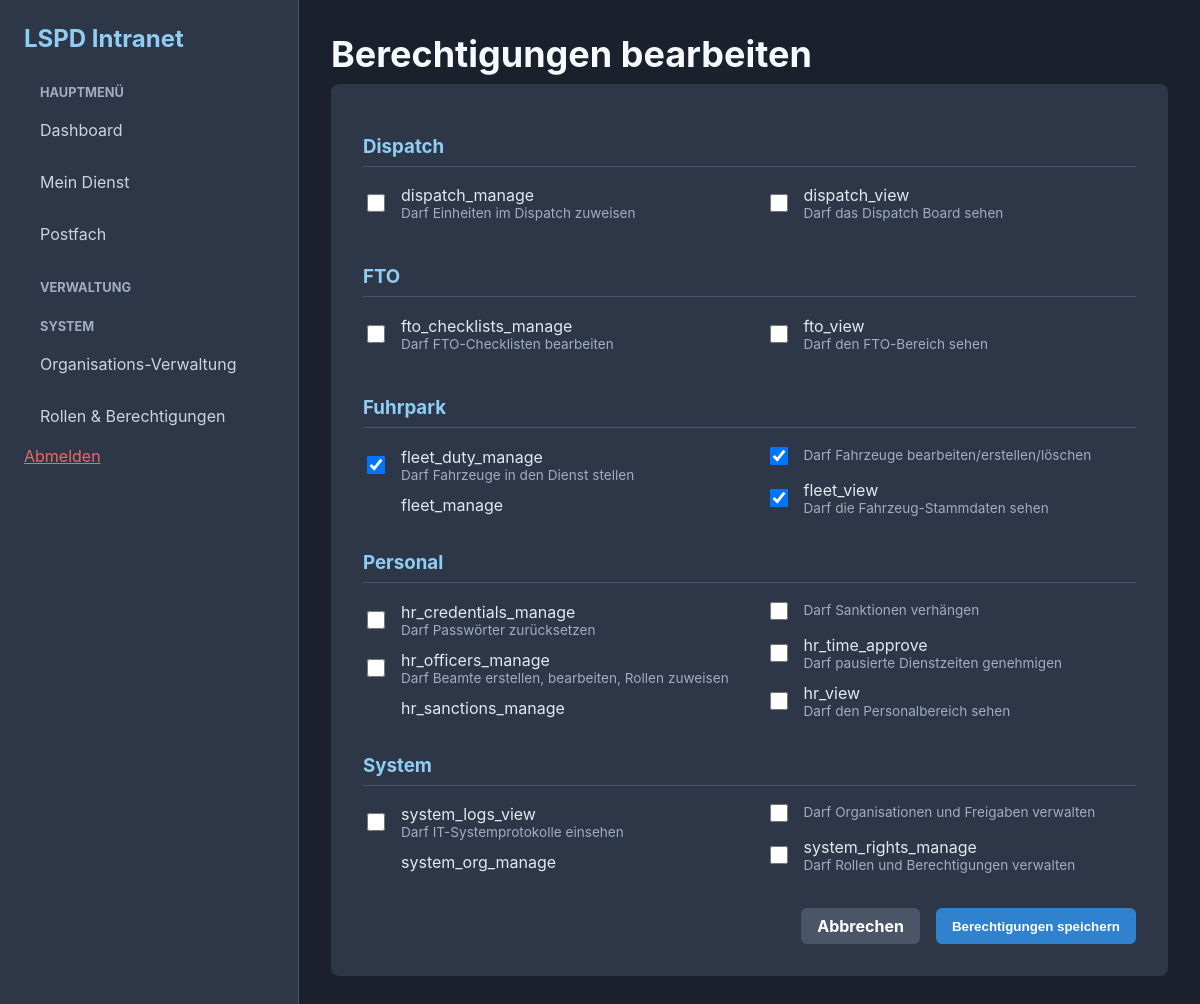
/index.php?page=edit_role_permissions&role_id=4 (signed in), run on the app's committed database.
### tables this page shows
CREATE TABLE `permissions` (
  `id` INT NOT NULL AUTO_INCREMENT,
  `name` VARCHAR(100) NOT NULL UNIQUE,
  `description` VARCHAR(255),
  `category` VARCHAR(50) NOT NULL,
  PRIMARY KEY (`id`)
);

### src/Database.php (called while the page is built, shortened)
<?php
class Database {
    private static $instance = null;
    private $conn;
    private $host = DB_HOST;
    private $db_name = DB_NAME;
    private $username = DB_USER;
    private $password = DB_PASS;
    private $charset = DB_CHARSET;
    private function __construct() {
        $dsn = "mysql:host={$this->host};dbname={$this->db_name};charset={$this->charset}";
        $options = [
            PDO::ATTR_ERRMODE            => PDO::ERRMODE_EXCEPTION,
            PDO::ATTR_DEFAULT_FETCH_MODE => PDO::FETCH_ASSOC,
            PDO::ATTR_EMULATE_PREPARES   => false,
        ];
        try {
            $this->conn = new PDO($dsn, $this->username, $this->password, $options);
        } catch (PDOException $e) {
            die("Database connection failed: " . $e->getMessage());
        }
    }
    public static function getInstance() {
        if (self::$instance == null) {
            self::$instance = new Database();
        }
        return self::$instance;
    }
    public function getConnection() {
        return $this->conn;
    }
}
?>

### src/Roles.php (called while the page is built, shortened)
<?php
require_once __DIR__ . '/Database.php';
class Roles {
    private $db;
    public function __construct() {
        $this->db = Database::getInstance()->getConnection();
    }
    public function getAllPermissions() {
        try {
            $stmt = $this->db->query("SELECT * FROM permissions ORDER BY category, name");
            $permissions = $stmt->fetchAll(PDO::FETCH_ASSOC);
            $grouped = [];
            foreach ($permissions as $p) {
                $grouped[$p['category']][] = $p;
            }
            return $grouped;
        } catch (PDOException $e) {
            error_log("Error fetching all permissions: " . $e->getMessage());
            return [];
        }
    }
    public function getPermissionIdsForRole($roleId) {
        try {
            $stmt = $this->db->prepare("SELECT permission_id FROM role_permissions WHERE role_id = ?");
            $stmt->execute([$roleId]);
            return $stmt->fetchAll(PDO::FETCH_COLUMN);
        } catch (PDOException $e) {
            error_log("Error fetching permissions for role: " . $e->getMessage());
            return [];
        }
    }
}
?>

### pages/edit_role_permissions.php (the view, shortened to what this page needs)
<?php
require_once BASE_PATH . '/src/Roles.php';
$roleId = $_GET['role_id'] ?? null;
$rolesModel = new Roles();
$allPermissions = $rolesModel->getAllPermissions();
$rolePermissions = $rolesModel->getPermissionIdsForRole($roleId);
include_once BASE_PATH . '/templates/header.php';
?>
<div class="form-container">
    <form action="index.php?page=handle_edit_role_permissions" method="POST">
        <?php foreach ($allPermissions as $category => $permissions): ?>
            <div class="permission-category">
                <h3><?php echo htmlspecialchars($category); ?></h3>
                <ul class="permission-list">
                    <?php foreach ($permissions as $permission): ?>
                        <li class="permission-item">
                            <input type="checkbox" name="permissions[]" value="<?php echo $permission['id']; ?>" id="perm-<?php echo $permission['id']; ?>"
                                <?php echo in_array($permission['id'], $rolePermissions) ? 'checked' : ''; ?>>
                            <div>
                                <label for="perm-<?php echo $permission['id']; ?>"><?php echo htmlspecialchars($permission['name']); ?></label>
                                <div class="description"><?php echo htmlspecialchars($permission['description']); ?></div>
                            </div>
                        </li>
                    <?php endforeach; ?>
                </ul>
            </div>
        <?php endforeach; ?>
        <div class="form-actions">
            <a href="index.php?page=system_rights_management" class="button button-secondary">Abbrechen</a>
            <button type="submit" class="button">Berechtigungen speichern</button>
        </div>
    </form>
</div>
<?php
include_once BASE_PATH . '/templates/footer.php';
?>

### public/css/style.css (style rules this page uses)
body { background-color: #1a202c; color: #e2e8f0; font-family: -apple-system, BlinkMacSystemFont, "Segoe UI", Roboto, "Helvetica Neue", Arial, "Noto Sans", sans-serif, "Apple Color Emoji", "Segoe UI Emoji", "Segoe UI Symbol", "Noto Color Emoji"; margin: 0; padding: 0; display: flex; min-height: 100vh; }
.button, button { display: inline-block; padding: 0.5rem 1rem; background-color: #3182ce; color: white; font-weight: bold; text-decoration: none; border: none; border-radius: 0.375rem; cursor: pointer; transition: background-color 0.2s; }
.button-secondary { background-color: #4a5568; }

### pages/edit_role_permissions.php (style rules this page uses)
.form-container { max-width: 900px; margin: 0 auto; background-color: #2d3748; padding: 2rem; border-radius: 0.5rem; }
.permission-category { margin-bottom: 2rem; }
.permission-category h3 { color: #90cdf4; border-bottom: 1px solid #4a5568; padding-bottom: 0.5rem; }
.permission-list { list-style: none; padding: 0; column-count: 2; column-gap: 2rem; }
.permission-item { display: flex; align-items: center; margin-bottom: 0.75rem; }
.permission-item input[type="checkbox"] { width: 18px; height: 18px; margin-right: 1rem; }
.permission-item label { color: #e2e8f0; margin: 0; }
.permission-item .description { font-size: 0.85rem; color: #a0aec0; }
.form-actions { margin-top: 1.5rem; display: flex; justify-content: flex-end; gap: 1rem; }

### data on the page
permissions: name "dispatch_manage", description "Darf Einheiten im Dispatch zuweisen"
permissions: name "dispatch_view", description "Darf das Dispatch Board sehen"
permissions: name "fto_checklists_manage", description "Darf FTO-Checklisten bearbeiten"
permissions: name "fto_view", description "Darf den FTO-Bereich sehen"
permissions: id "☑", name "fleet_duty_manage", description "Darf Fahrzeuge in den Dienst stellen"
permissions: id "☑", name "fleet_manage", description "Darf Fahrzeuge bearbeiten/erstellen/löschen"
permissions: id "☑", name "fleet_view", description "Darf die Fahrzeug-Stammdaten sehen"
permissions: name "hr_credentials_manage", description "Darf Passwörter zurücksetzen"
permissions: name "hr_officers_manage", description "Darf Beamte erstellen, bearbeiten, Rollen zuweisen"
permissions: name "hr_sanctions_manage", description "Darf Sanktionen verhängen"
permissions: name "hr_time_approve", description "Darf pausierte Dienstzeiten genehmigen"
permissions: name "hr_view", description "Darf den Personalbereich sehen"
permissions: name "system_logs_view", description "Darf IT-Systemprotokolle einsehen"
permissions: name "system_org_manage", description "Darf Organisationen und Freigaben verwalten"
permissions: name "system_rights_manage", description "Darf Rollen und Berechtigungen verwalten"

### other printed values
$pageTitle "Berechtigungen bearbeiten"
$category "Dispatch"
$category "FTO"
$category "Fuhrpark"
$category "Personal"
$category "System"
